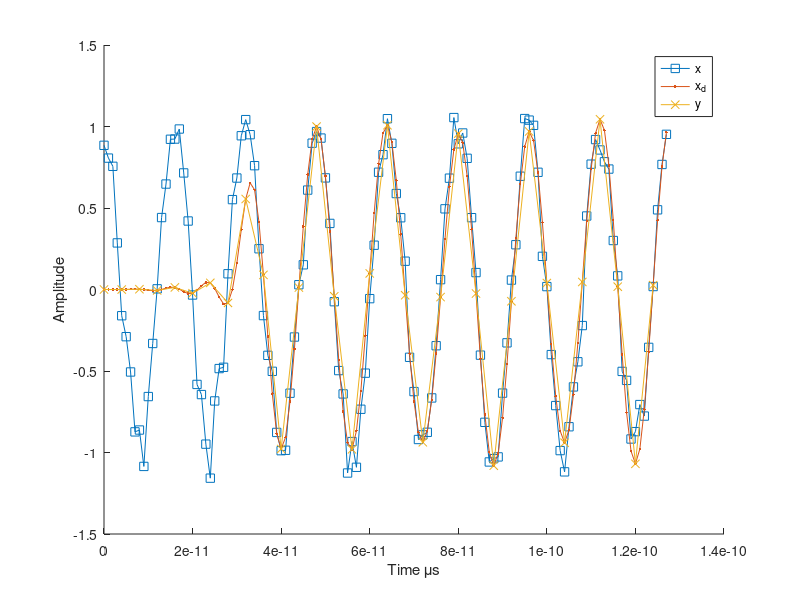

Here is the MATLAB script that generated this plot: (Note: this script raises an error after producing the figure.)
%% Target
%
% * Use Matlab to design a decimator
% * Use Simulink to design a decimator
% 
% The parameters are:
%
% * x[n] = cos(2*pi*Fc*n*Ts) + w[n];
% * w[n] is the noise
% * Fc = 62.5 [kHz]
% * Fs =  1   [MHz]
% * M  =  4   % Decimator Factor
% 
% *Suggestions*
% 
% FIR coefficients
%   fir_ord = 64;
%   [fir_num] = fir1(fir_ord, Wn, hann(fir_ord+1));
% 
% Filtering
%   y = filter(num,den,x);
%     * x   - input signal
%     * y   - output signal
%     * num - numerator   coefficients
%     * den - denominator coefficients
%
% Downsampling
%   xd = downsample(x, M);
% 

%% Clear
clc;            % Clear the text from the Command Window
clear;          % Remove all variables from the current workspace
close all;      % Close all figures




%% Matlab Exercise
Fc = 62.5e3;
Fs = 1e6;
Ts = 1/Fs;
len = 128;
M = 4;
n = 0:len-1;

% Signal
w = 0.1*randn(1,len);
x = cos(2*pi*Fc*n*Ts) + w;

% Filter
fir_ord = 64;
F_cut = (Fs/2)/M;
Wn = F_cut / (Fs/2);
fir_num = fir1(fir_ord, Wn, hann(fir_ord+1));

% Filtering
xd = filter(fir_num, 1, x);
nd = 0:length(xd)-1;

% Interpolation
y = downsample(xd,M);
ny = 0:length(y)-1;

% Time vectors
tx  = n*Ts  / 1e6;
txd = nd*Ts / 1e6;
ty  = ny*(Ts*M) / 1e6;

figure
hold on
plot(tx ,  x, 's-')
plot(txd, xd, '.-')
plot(ty ,  y, 'x-')
hold off
legend('x','x_d','y')
xlabel('Time \mus')
ylabel('Amplitude')

fvtool(x,  1, 'Fs',Fs)
fvtool(xd, 1, fir_num, 1, 'Fs',Fs)
fvtool(y,  1, 'Fs',Fs/M)
